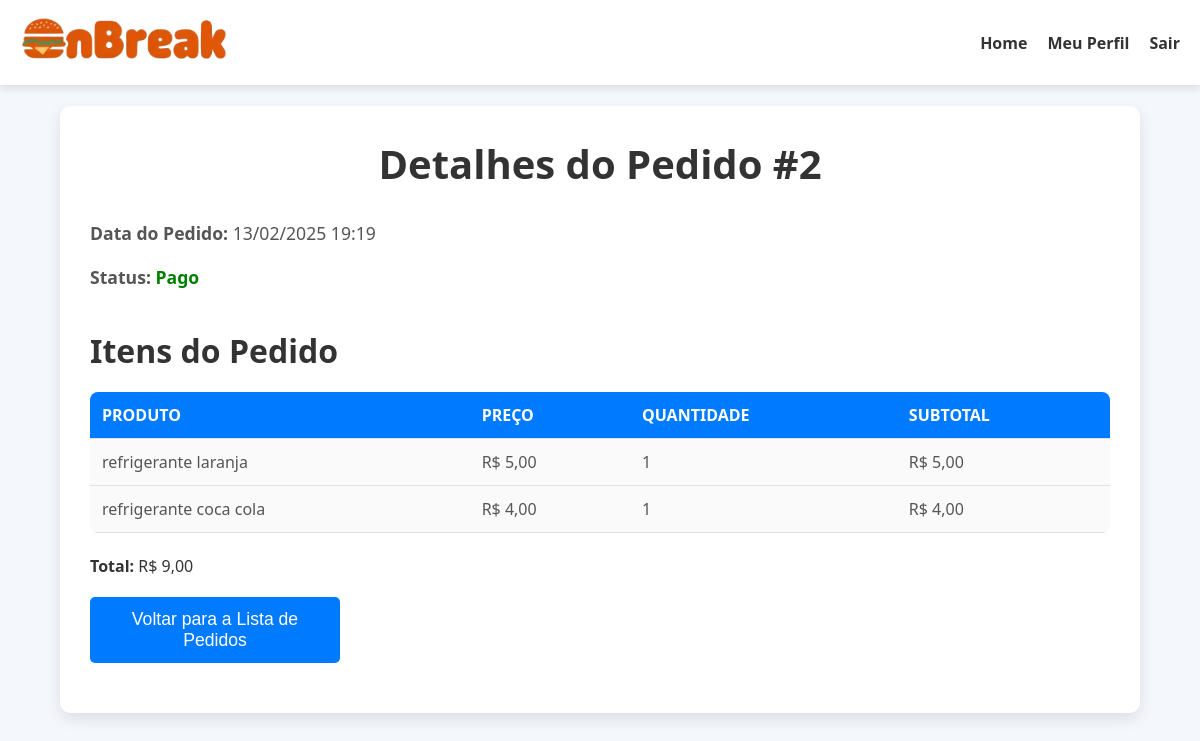
Screenshot of /admin/detalhes_pedido.php?id=2 with the database file from the repository.
### tables this page shows
CREATE TABLE `pedidos` (
  `id` int(11) NOT NULL,
  `data_pedido` datetime DEFAULT NULL,
  `status` enum('pendente','pago','cancelado') NOT NULL,
  `nome_cliente` varchar(255) NOT NULL,
  `telefone` varchar(20) NOT NULL,
  `total` decimal(10,2) NOT NULL,
  `horario` time NOT NULL,
  `pagamento` varchar(50) NOT NULL
);

CREATE TABLE `pedido_itens` (
  `id` int(11) NOT NULL,
  `pedido_id` int(11) DEFAULT NULL,
  `nome_lanche` varchar(255) DEFAULT NULL,
  `preco` decimal(10,2) DEFAULT NULL,
  `quantidade` int(11) DEFAULT NULL,
  `subtotal` decimal(10,2) NOT NULL
);

### admin/detalhes_pedido.php (the view, shortened to what this page needs)
<?php
include("../includes/conexao.php");
include("header.php");
$pedido_id = $_GET['id'];
$stmt = $pdo->prepare("SELECT * FROM pedidos WHERE id = ?");
$stmt->execute([$pedido_id]);
$pedido = $stmt->fetch();
$stmt = $pdo->prepare("SELECT * FROM pedido_itens WHERE pedido_id = ?");
$stmt->execute([$pedido_id]);
$itens = $stmt->fetchAll();
?>
<!DOCTYPE html>
<html lang="pt-BR">
<head>
</head>
<body>
    <br><br><br>
    <div class="container">
        <h1>Detalhes do Pedido #<?php echo $pedido['id']; ?></h1>
        <p><strong>Data do Pedido:</strong> <?php echo date('d/m/Y H:i', strtotime($pedido['data_pedido'])); ?></p>
        <p><strong>Status:</strong> <span class="status <?php echo strtolower($pedido['status']); ?>"><?php echo ucfirst($pedido['status']); ?></span></p>
        <h2>Itens do Pedido</h2>
        <table>
            <thead>
                <tr>
                    <th>Produto</th>
                    <th>Preço</th>
                    <th>Quantidade</th>
                    <th>Subtotal</th>
                </tr>
            </thead>
            <tbody>
                <?php
                $total = 0;
                foreach ($itens as $item):
                    $subtotal = $item['preco'] * $item['quantidade'];
                    $total += $subtotal;
                ?>
                    <tr>
                        <td><?php echo htmlspecialchars($item['nome_lanche']); ?></td>
                        <td>R$ <?php echo number_format($item['preco'], 2, ',', '.'); ?></td>
                        <td><?php echo $item['quantidade']; ?></td>
                        <td>R$ <?php echo number_format($subtotal, 2, ',', '.'); ?></td>
                    </tr>
                <?php endforeach; ?>
            </tbody>
        </table>
        <br>
        <div><strong>Total: </strong>R$ <?php echo number_format($total, 2, ',', '.'); ?></div>
        <a href="admin_pedidos.php">
            <button>Voltar para a Lista de Pedidos</button>
        </a>
    </div>
</body>
</html>

### admin/header.php (style rules this page uses)
* { margin: 0; padding: 0; box-sizing: border-box; }
body { font-family: 'Poppins', sans-serif; background-color: #f9f9f9; color: #333; }

### admin/detalhes_pedido.php (style rules this page uses)
body { font-family: 'Segoe UI', Tahoma, Geneva, Verdana, sans-serif; margin: 0; padding: 0; background-color: #f4f7fb; }
.container { width: 90%; max-width: 1200px; margin: 40px auto; padding: 30px; background-color: #ffffff; border-radius: 10px; box-shadow: 0 6px 15px rgba(0, 0, 0, 0.1); }
h1 { text-align: center; font-size: 2.5em; color: #333; margin-bottom: 30px; font-weight: bold; }
p { font-size: 1.1em; color: #555; margin-bottom: 20px; }
.status { font-weight: bold; }
.status.pago { color: green; }
h2 { font-size: 2em; color: #333; margin-top: 40px; margin-bottom: 20px; }
table { width: 100%; border-collapse: collapse; margin-top: 20px; border-radius: 8px; overflow: hidden; }
th, td { padding: 12px; text-align: left; border-bottom: 1px solid #e0e0e0; }
th { background-color: #007bff; color: white; font-weight: bold; text-transform: uppercase; }
td { background-color: #fafafa; color: #555; }
button { background-color: #007bff; color: white; padding: 12px 30px; font-size: 1.1em; border: none; border-radius: 5px; cursor: pointer; width: 100%; max-width: 250px; margin: 20px auto; transition: background-color 0.3s ease; }

### rows the page displays
pedidos: id "2", data_pedido "13/02/2025 19:19", status "Pago"
pedido_itens: nome_lanche "refrigerante laranja", preco "5,00", quantidade "1", subtotal "5,00"
pedido_itens: nome_lanche "refrigerante coca cola", preco "4,00", quantidade "1", subtotal "4,00"

### other values shown
$total "9,00"
